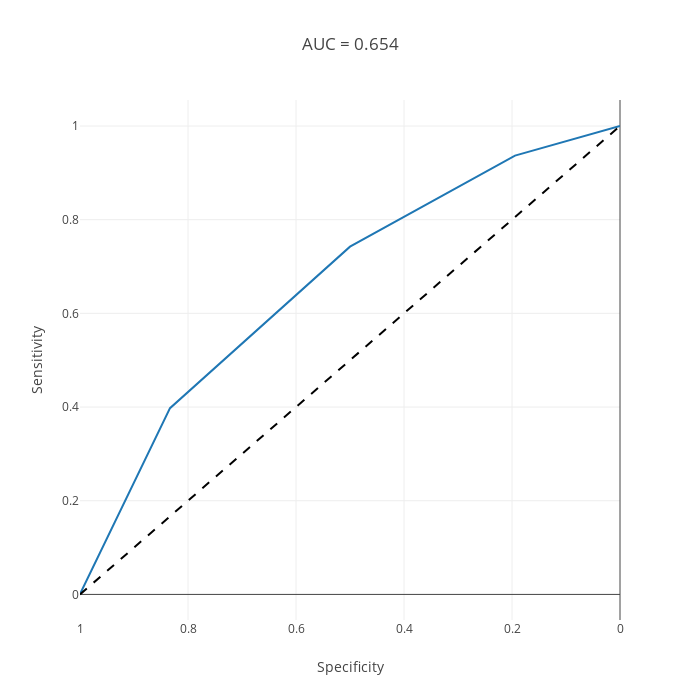

Notebook code for this chart:
### Markdown cell above
The predictor AUC is the univariate performance of this predictor against the outcome. This too can be derived from the positives and negatives and
there is  a convenient function in pdstools to calculate it directly from the positives and negatives.

See [cdh_utls.auc_from_bincounts()](https://github.com/pegasystems/pega-datascientist-tools/blob/master/python/pdstools/utils/cdh_utils.py#L448) function to check how AUC is calculated using positives and negatives.

### Code cell
auc = cdh_utils.auc_from_bincounts(
    pos=binningDerived.get_column("Positives").to_list(),
    neg=binningDerived.get_column("Negatives").to_list(),
)


pos=np.asarray(binningDerived.get_column("Positives").to_list())
neg=np.asarray(binningDerived.get_column("Negatives").to_list())

o = np.argsort((pos / (pos + neg)))

TNR = np.cumsum(neg[o]) / np.sum(neg)
TPR = np.flip(np.cumsum(pos[o]) / np.sum(pos), axis=0)

fig = px.line(
    x=TPR, y=TNR,
    labels=dict(x='Specificity', y='Sensitivity'),
    title = f"AUC = {auc.round(3)}",
    width=700, height=700,
    range_x=[1,0],
    template='none'
)
fig.add_shape(
    type='line', line=dict(dash='dash'),
    x0=1, x1=0, y0=0, y1=1
)
fig.show()

### Figure 1 — Plotly figure (JSON) as saved in the notebook; plotly's stock layout.template omitted (floating-point values rounded to 4 significant figures)
{"data": [{"hovertemplate": "Specificity=%{x}<br>Sensitivity=%{y}<extra></extra>", "legendgroup": "", "line": {"color": "#1F77B4", "dash": "solid"}, "marker": {"symbol": "circle"}, "mode": "lines", "name": "", "orientation": "v", "showlegend": false, "type": "scatter", "x": [1, 0.8333, 0.5, 0.1944, 0], "xaxis": "x", "y": [0.0008983, 0.3976, 0.7424, 0.9368, 1], "yaxis": "y"}], "layout": {"height": 700, "legend": {"tracegroupgap": 0}, "shapes": [{"line": {"dash": "dash"}, "type": "line", "x0": 1, "x1": 0, "y0": 0, "y1": 1}], "title": {"text": "AUC = 0.654"}, "width": 700, "xaxis": {"anchor": "y", "domain": [0, 1], "range": [1, 0], "title": {"text": "Specificity"}}, "yaxis": {"anchor": "x", "domain": [0, 1], "title": {"text": "Sensitivity"}}}}
